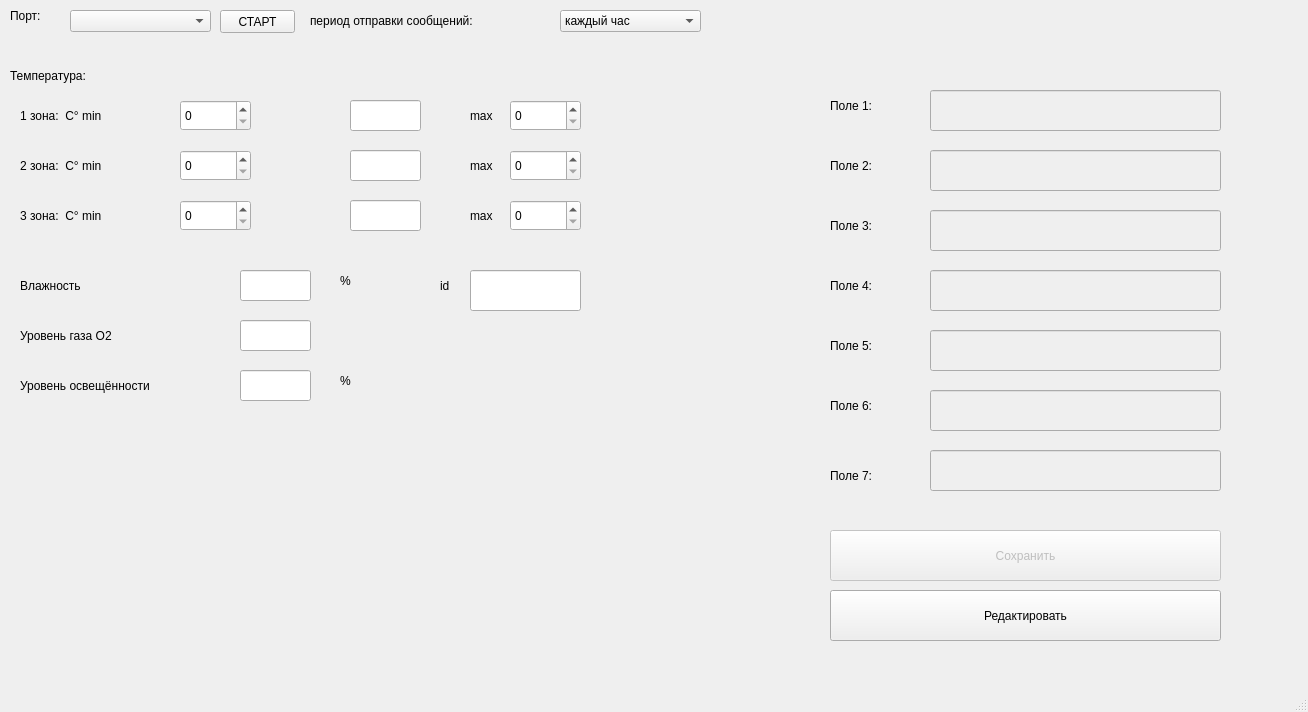
<?xml version="1.0" encoding="UTF-8"?>
<ui version="4.0">
 <class>MainWindow</class>
 <widget class="QMainWindow" name="MainWindow">
  <property name="geometry">
   <rect>
    <x>0</x>
    <y>0</y>
    <width>1308</width>
    <height>712</height>
   </rect>
  </property>
  <property name="contextMenuPolicy">
   <enum>Qt::PreventContextMenu</enum>
  </property>
  <property name="windowTitle">
   <string>Показания датчиков - QUIC</string>
  </property>
  <widget class="QWidget" name="centralwidget">
   <widget class="QComboBox" name="comboBox">
    <property name="geometry">
     <rect>
      <x>70</x>
      <y>10</y>
      <width>141</width>
      <height>22</height>
     </rect>
    </property>
    <property name="font">
     <font>
      <pointsize>9</pointsize>
     </font>
    </property>
   </widget>
   <widget class="QPushButton" name="startstop">
    <property name="geometry">
     <rect>
      <x>220</x>
      <y>10</y>
      <width>75</width>
      <height>23</height>
     </rect>
    </property>
    <property name="font">
     <font>
      <pointsize>9</pointsize>
     </font>
    </property>
    <property name="text">
     <string>СТАРТ</string>
    </property>
   </widget>
   <widget class="QLineEdit" name="lineEdit">
    <property name="geometry">
     <rect>
      <x>350</x>
      <y>100</y>
      <width>71</width>
      <height>31</height>
     </rect>
    </property>
    <property name="font">
     <font>
      <pointsize>9</pointsize>
     </font>
    </property>
   </widget>
   <widget class="QLabel" name="label_2">
    <property name="geometry">
     <rect>
      <x>10</x>
      <y>0</y>
      <width>71</width>
      <height>31</height>
     </rect>
    </property>
    <property name="font">
     <font>
      <pointsize>9</pointsize>
     </font>
    </property>
    <property name="text">
     <string>Порт:</string>
    </property>
   </widget>
   <widget class="QLabel" name="label_3">
    <property name="geometry">
     <rect>
      <x>310</x>
      <y>0</y>
      <width>421</width>
      <height>41</height>
     </rect>
    </property>
    <property name="font">
     <font>
      <pointsize>9</pointsize>
     </font>
    </property>
    <property name="text">
     <string>период отправки сообщений:</string>
    </property>
   </widget>
   <widget class="QComboBox" name="comboBox_2">
    <property name="geometry">
     <rect>
      <x>560</x>
      <y>10</y>
      <width>141</width>
      <height>22</height>
     </rect>
    </property>
    <property name="font">
     <font>
      <pointsize>9</pointsize>
     </font>
    </property>
    <item>
     <property name="text">
      <string>каждый час</string>
     </property>
    </item>
    <item>
     <property name="text">
      <string>4 раза в день</string>
     </property>
    </item>
    <item>
     <property name="text">
      <string>2 раза в день</string>
     </property>
    </item>
    <item>
     <property name="text">
      <string>1 раз в день</string>
     </property>
    </item>
   </widget>
   <widget class="QLabel" name="label_4">
    <property name="geometry">
     <rect>
      <x>10</x>
      <y>60</y>
      <width>141</width>
      <height>31</height>
     </rect>
    </property>
    <property name="font">
     <font>
      <pointsize>9</pointsize>
     </font>
    </property>
    <property name="text">
     <string>Температура:</string>
    </property>
   </widget>
   <widget class="QLabel" name="label_5">
    <property name="geometry">
     <rect>
      <x>20</x>
      <y>100</y>
      <width>171</width>
      <height>31</height>
     </rect>
    </property>
    <property name="font">
     <font>
      <pointsize>9</pointsize>
     </font>
    </property>
    <property name="text">
     <string>1 зона:  С° min</string>
    </property>
   </widget>
   <widget class="QLabel" name="label_6">
    <property name="geometry">
     <rect>
      <x>20</x>
      <y>150</y>
      <width>171</width>
      <height>31</height>
     </rect>
    </property>
    <property name="font">
     <font>
      <pointsize>9</pointsize>
     </font>
    </property>
    <property name="text">
     <string>2 зона:  С° min</string>
    </property>
   </widget>
   <widget class="QLabel" name="label_7">
    <property name="geometry">
     <rect>
      <x>20</x>
      <y>200</y>
      <width>171</width>
      <height>31</height>
     </rect>
    </property>
    <property name="font">
     <font>
      <pointsize>9</pointsize>
     </font>
    </property>
    <property name="text">
     <string>3 зона:  С° min</string>
    </property>
   </widget>
   <widget class="QSpinBox" name="spinBox">
    <property name="geometry">
     <rect>
      <x>180</x>
      <y>100</y>
      <width>71</width>
      <height>31</height>
     </rect>
    </property>
    <property name="font">
     <font>
      <pointsize>9</pointsize>
     </font>
    </property>
   </widget>
   <widget class="QSpinBox" name="spinBox_2">
    <property name="geometry">
     <rect>
      <x>180</x>
      <y>150</y>
      <width>71</width>
      <height>31</height>
     </rect>
    </property>
    <property name="font">
     <font>
      <pointsize>9</pointsize>
     </font>
    </property>
   </widget>
   <widget class="QSpinBox" name="spinBox_3">
    <property name="geometry">
     <rect>
      <x>180</x>
      <y>200</y>
      <width>71</width>
      <height>31</height>
     </rect>
    </property>
    <property name="font">
     <font>
      <pointsize>9</pointsize>
     </font>
    </property>
   </widget>
   <widget class="QLineEdit" name="lineEdit_3">
    <property name="geometry">
     <rect>
      <x>350</x>
      <y>150</y>
      <width>71</width>
      <height>31</height>
     </rect>
    </property>
    <property name="font">
     <font>
      <pointsize>9</pointsize>
     </font>
    </property>
   </widget>
   <widget class="QLineEdit" name="lineEdit_4">
    <property name="geometry">
     <rect>
      <x>350</x>
      <y>200</y>
      <width>71</width>
      <height>31</height>
     </rect>
    </property>
    <property name="font">
     <font>
      <pointsize>9</pointsize>
     </font>
    </property>
   </widget>
   <widget class="QLabel" name="label_8">
    <property name="geometry">
     <rect>
      <x>470</x>
      <y>100</y>
      <width>171</width>
      <height>31</height>
     </rect>
    </property>
    <property name="font">
     <font>
      <pointsize>9</pointsize>
     </font>
    </property>
    <property name="text">
     <string>max</string>
    </property>
   </widget>
   <widget class="QLabel" name="label_9">
    <property name="geometry">
     <rect>
      <x>470</x>
      <y>150</y>
      <width>171</width>
      <height>31</height>
     </rect>
    </property>
    <property name="font">
     <font>
      <pointsize>9</pointsize>
     </font>
    </property>
    <property name="text">
     <string>max</string>
    </property>
   </widget>
   <widget class="QLabel" name="label_10">
    <property name="geometry">
     <rect>
      <x>470</x>
      <y>200</y>
      <width>171</width>
      <height>31</height>
     </rect>
    </property>
    <property name="font">
     <font>
      <pointsize>9</pointsize>
     </font>
    </property>
    <property name="text">
     <string>max</string>
    </property>
   </widget>
   <widget class="QSpinBox" name="spinBox_4">
    <property name="geometry">
     <rect>
      <x>510</x>
      <y>150</y>
      <width>71</width>
      <height>31</height>
     </rect>
    </property>
    <property name="font">
     <font>
      <pointsize>9</pointsize>
     </font>
    </property>
   </widget>
   <widget class="QSpinBox" name="spinBox_5">
    <property name="geometry">
     <rect>
      <x>510</x>
      <y>200</y>
      <width>71</width>
      <height>31</height>
     </rect>
    </property>
    <property name="font">
     <font>
      <pointsize>9</pointsize>
     </font>
    </property>
   </widget>
   <widget class="QSpinBox" name="spinBox_6">
    <property name="geometry">
     <rect>
      <x>510</x>
      <y>100</y>
      <width>71</width>
      <height>31</height>
     </rect>
    </property>
    <property name="font">
     <font>
      <pointsize>9</pointsize>
     </font>
    </property>
   </widget>
   <widget class="QLabel" name="label_11">
    <property name="geometry">
     <rect>
      <x>20</x>
      <y>270</y>
      <width>171</width>
      <height>31</height>
     </rect>
    </property>
    <property name="font">
     <font>
      <pointsize>9</pointsize>
     </font>
    </property>
    <property name="text">
     <string>Влажность</string>
    </property>
   </widget>
   <widget class="QLineEdit" name="lineEdit_5">
    <property name="geometry">
     <rect>
      <x>240</x>
      <y>270</y>
      <width>71</width>
      <height>31</height>
     </rect>
    </property>
    <property name="font">
     <font>
      <pointsize>9</pointsize>
     </font>
    </property>
   </widget>
   <widget class="QLabel" name="label_12">
    <property name="geometry">
     <rect>
      <x>20</x>
      <y>320</y>
      <width>171</width>
      <height>31</height>
     </rect>
    </property>
    <property name="font">
     <font>
      <pointsize>9</pointsize>
     </font>
    </property>
    <property name="text">
     <string>Уровень газа О2</string>
    </property>
   </widget>
   <widget class="QLineEdit" name="lineEdit_6">
    <property name="geometry">
     <rect>
      <x>240</x>
      <y>320</y>
      <width>71</width>
      <height>31</height>
     </rect>
    </property>
    <property name="font">
     <font>
      <pointsize>9</pointsize>
     </font>
    </property>
   </widget>
   <widget class="QLabel" name="label_13">
    <property name="geometry">
     <rect>
      <x>340</x>
      <y>270</y>
      <width>61</width>
      <height>21</height>
     </rect>
    </property>
    <property name="font">
     <font>
      <pointsize>9</pointsize>
     </font>
    </property>
    <property name="text">
     <string>%</string>
    </property>
   </widget>
   <widget class="QLabel" name="label_15">
    <property name="geometry">
     <rect>
      <x>440</x>
      <y>270</y>
      <width>171</width>
      <height>31</height>
     </rect>
    </property>
    <property name="font">
     <font>
      <pointsize>9</pointsize>
     </font>
    </property>
    <property name="text">
     <string>id</string>
    </property>
   </widget>
   <widget class="QLineEdit" name="lineEdit_7">
    <property name="geometry">
     <rect>
      <x>470</x>
      <y>270</y>
      <width>111</width>
      <height>41</height>
     </rect>
    </property>
    <property name="font">
     <font>
      <pointsize>9</pointsize>
     </font>
    </property>
   </widget>
   <widget class="QLabel" name="label_16">
    <property name="geometry">
     <rect>
      <x>20</x>
      <y>370</y>
      <width>411</width>
      <height>31</height>
     </rect>
    </property>
    <property name="font">
     <font>
      <pointsize>9</pointsize>
     </font>
    </property>
    <property name="text">
     <string>Уровень освещённости</string>
    </property>
   </widget>
   <widget class="QLineEdit" name="lineEdit_8">
    <property name="geometry">
     <rect>
      <x>240</x>
      <y>370</y>
      <width>71</width>
      <height>31</height>
     </rect>
    </property>
    <property name="font">
     <font>
      <pointsize>9</pointsize>
     </font>
    </property>
   </widget>
   <widget class="QLabel" name="label_17">
    <property name="geometry">
     <rect>
      <x>340</x>
      <y>370</y>
      <width>61</width>
      <height>21</height>
     </rect>
    </property>
    <property name="font">
     <font>
      <pointsize>9</pointsize>
     </font>
    </property>
    <property name="text">
     <string>%</string>
    </property>
   </widget>
   <widget class="QLabel" name="label">
    <property name="geometry">
     <rect>
      <x>830</x>
      <y>90</y>
      <width>71</width>
      <height>31</height>
     </rect>
    </property>
    <property name="font">
     <font>
      <pointsize>9</pointsize>
     </font>
    </property>
    <property name="text">
     <string>Поле 1:</string>
    </property>
   </widget>
   <widget class="QLineEdit" name="lineEdit_9">
    <property name="enabled">
     <bool>false</bool>
    </property>
    <property name="geometry">
     <rect>
      <x>930</x>
      <y>90</y>
      <width>291</width>
      <height>41</height>
     </rect>
    </property>
    <property name="font">
     <font>
      <pointsize>9</pointsize>
     </font>
    </property>
   </widget>
   <widget class="QLineEdit" name="lineEdit_10">
    <property name="enabled">
     <bool>false</bool>
    </property>
    <property name="geometry">
     <rect>
      <x>930</x>
      <y>150</y>
      <width>291</width>
      <height>41</height>
     </rect>
    </property>
    <property name="font">
     <font>
      <pointsize>9</pointsize>
     </font>
    </property>
   </widget>
   <widget class="QLineEdit" name="lineEdit_11">
    <property name="enabled">
     <bool>false</bool>
    </property>
    <property name="geometry">
     <rect>
      <x>930</x>
      <y>210</y>
      <width>291</width>
      <height>41</height>
     </rect>
    </property>
    <property name="font">
     <font>
      <pointsize>9</pointsize>
     </font>
    </property>
   </widget>
   <widget class="QLineEdit" name="lineEdit_12">
    <property name="enabled">
     <bool>false</bool>
    </property>
    <property name="geometry">
     <rect>
      <x>930</x>
      <y>270</y>
      <width>291</width>
      <height>41</height>
     </rect>
    </property>
    <property name="font">
     <font>
      <pointsize>9</pointsize>
     </font>
    </property>
   </widget>
   <widget class="QLineEdit" name="lineEdit_13">
    <property name="enabled">
     <bool>false</bool>
    </property>
    <property name="geometry">
     <rect>
      <x>930</x>
      <y>330</y>
      <width>291</width>
      <height>41</height>
     </rect>
    </property>
    <property name="font">
     <font>
      <pointsize>9</pointsize>
     </font>
    </property>
   </widget>
   <widget class="QLineEdit" name="lineEdit_14">
    <property name="enabled">
     <bool>false</bool>
    </property>
    <property name="geometry">
     <rect>
      <x>930</x>
      <y>390</y>
      <width>291</width>
      <height>41</height>
     </rect>
    </property>
    <property name="font">
     <font>
      <pointsize>9</pointsize>
     </font>
    </property>
   </widget>
   <widget class="QLineEdit" name="lineEdit_15">
    <property name="enabled">
     <bool>false</bool>
    </property>
    <property name="geometry">
     <rect>
      <x>930</x>
      <y>450</y>
      <width>291</width>
      <height>41</height>
     </rect>
    </property>
    <property name="font">
     <font>
      <pointsize>9</pointsize>
     </font>
    </property>
   </widget>
   <widget class="QLabel" name="label_14">
    <property name="geometry">
     <rect>
      <x>830</x>
      <y>150</y>
      <width>71</width>
      <height>31</height>
     </rect>
    </property>
    <property name="font">
     <font>
      <pointsize>9</pointsize>
     </font>
    </property>
    <property name="text">
     <string>Поле 2:</string>
    </property>
   </widget>
   <widget class="QLabel" name="label_18">
    <property name="geometry">
     <rect>
      <x>830</x>
      <y>210</y>
      <width>71</width>
      <height>31</height>
     </rect>
    </property>
    <property name="font">
     <font>
      <pointsize>9</pointsize>
     </font>
    </property>
    <property name="text">
     <string>Поле 3:</string>
    </property>
   </widget>
   <widget class="QLabel" name="label_19">
    <property name="geometry">
     <rect>
      <x>830</x>
      <y>270</y>
      <width>71</width>
      <height>31</height>
     </rect>
    </property>
    <property name="font">
     <font>
      <pointsize>9</pointsize>
     </font>
    </property>
    <property name="text">
     <string>Поле 4:</string>
    </property>
   </widget>
   <widget class="QLabel" name="label_20">
    <property name="geometry">
     <rect>
      <x>830</x>
      <y>330</y>
      <width>71</width>
      <height>31</height>
     </rect>
    </property>
    <property name="font">
     <font>
      <pointsize>9</pointsize>
     </font>
    </property>
    <property name="text">
     <string>Поле 5:</string>
    </property>
   </widget>
   <widget class="QLabel" name="label_21">
    <property name="geometry">
     <rect>
      <x>830</x>
      <y>390</y>
      <width>71</width>
      <height>31</height>
     </rect>
    </property>
    <property name="font">
     <font>
      <pointsize>9</pointsize>
     </font>
    </property>
    <property name="text">
     <string>Поле 6:</string>
    </property>
   </widget>
   <widget class="QLabel" name="label_22">
    <property name="geometry">
     <rect>
      <x>830</x>
      <y>460</y>
      <width>71</width>
      <height>31</height>
     </rect>
    </property>
    <property name="font">
     <font>
      <pointsize>9</pointsize>
     </font>
    </property>
    <property name="text">
     <string>Поле 7:</string>
    </property>
   </widget>
   <widget class="QPushButton" name="pushButton">
    <property name="enabled">
     <bool>false</bool>
    </property>
    <property name="geometry">
     <rect>
      <x>830</x>
      <y>530</y>
      <width>391</width>
      <height>51</height>
     </rect>
    </property>
    <property name="font">
     <font>
      <pointsize>9</pointsize>
     </font>
    </property>
    <property name="text">
     <string>Сохранить</string>
    </property>
   </widget>
   <widget class="QPushButton" name="pushButton_2">
    <property name="geometry">
     <rect>
      <x>830</x>
      <y>590</y>
      <width>391</width>
      <height>51</height>
     </rect>
    </property>
    <property name="font">
     <font>
      <pointsize>9</pointsize>
     </font>
    </property>
    <property name="text">
     <string>Редактировать</string>
    </property>
   </widget>
   <widget class="QLabel" name="image">
    <property name="geometry">
     <rect>
      <x>750</x>
      <y>90</y>
      <width>30</width>
      <height>30</height>
     </rect>
    </property>
    <property name="text">
     <string/>
    </property>
   </widget>
   <widget class="QLabel" name="image_2">
    <property name="geometry">
     <rect>
      <x>750</x>
      <y>150</y>
      <width>30</width>
      <height>30</height>
     </rect>
    </property>
    <property name="text">
     <string/>
    </property>
   </widget>
   <widget class="QLabel" name="image_3">
    <property name="geometry">
     <rect>
      <x>750</x>
      <y>210</y>
      <width>30</width>
      <height>30</height>
     </rect>
    </property>
    <property name="text">
     <string/>
    </property>
   </widget>
   <widget class="QLabel" name="image_4">
    <property name="geometry">
     <rect>
      <x>750</x>
      <y>270</y>
      <width>30</width>
      <height>30</height>
     </rect>
    </property>
    <property name="text">
     <string/>
    </property>
   </widget>
   <widget class="QLabel" name="image_5">
    <property name="geometry">
     <rect>
      <x>750</x>
      <y>330</y>
      <width>30</width>
      <height>30</height>
     </rect>
    </property>
    <property name="text">
     <string/>
    </property>
   </widget>
   <widget class="QLabel" name="image_6">
    <property name="geometry">
     <rect>
      <x>750</x>
      <y>390</y>
      <width>30</width>
      <height>30</height>
     </rect>
    </property>
    <property name="text">
     <string/>
    </property>
   </widget>
   <widget class="QLabel" name="image_7">
    <property name="geometry">
     <rect>
      <x>750</x>
      <y>460</y>
      <width>30</width>
      <height>30</height>
     </rect>
    </property>
    <property name="text">
     <string/>
    </property>
   </widget>
  </widget>
  <widget class="QMenuBar" name="menubar">
   <property name="geometry">
    <rect>
     <x>0</x>
     <y>0</y>
     <width>1308</width>
     <height>18</height>
    </rect>
   </property>
  </widget>
  <widget class="QStatusBar" name="statusbar"/>
 </widget>
 <resources/>
 <connections/>
</ui>
